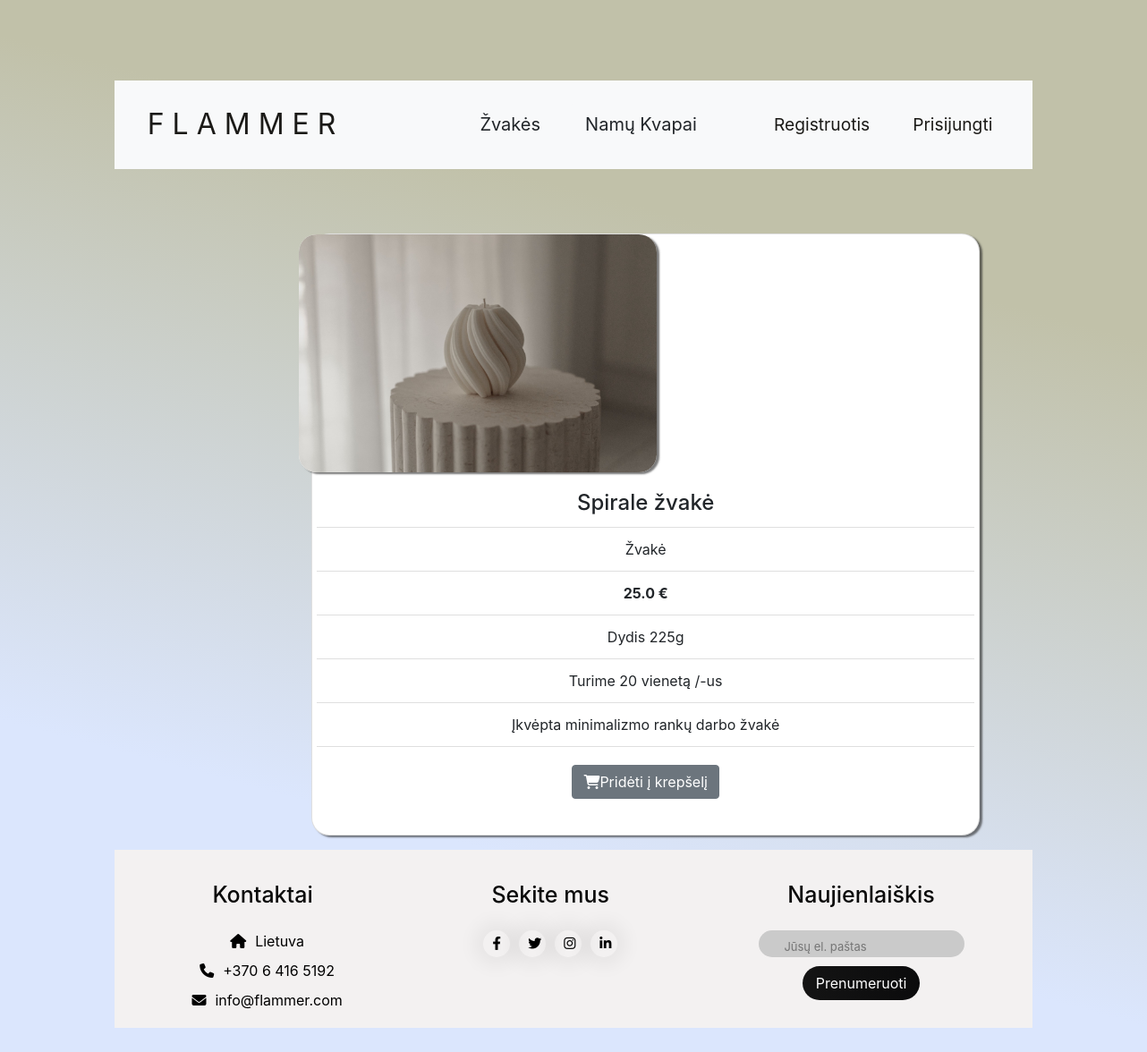
/add-item/7, run on the app's committed database.
### main.py (models this page shows)
class Item(db.Model):
    __tablename__ = "items"
    id = db.Column(db.Integer, primary_key=True)
    name = db.Column(db.Integer, nullable=False)
    sex = db.Column(db.String(100), nullable=False)
    type = db.Column(db.String(100), nullable=False)
    price = db.Column(db.Float, nullable=False)
    supply = db.Column(db.Integer, nullable=False)
    size = db.Column(db.Integer, nullable=False)
    description = db.Column(db.String(2000), nullable=False)
    photo_url = db.Column(db.Integer, nullable=False)
    purchase = relationship("Purchase", back_populates="item")

### main.py (the view)
@app.route("/add-item/<int:item_id>")
def selected_item(item_id):
    requested_item = Item.query.get(item_id)
    return render_template("selected-item.html", requested_item=requested_item)

### templates/selected-item.html (shortened to what this page needs)
{% include 'header.html' %}
{% extends 'base.html' %}
{% block content %}
<div class="container selected-item">
    <div class="card mb-3 w-75">
        <div class="row g-0">
            <img src="{{ '../' + requested_item.photo_url }}" class="img-fluid selected-item-image">
            <div class="card-body">
                <div class="selected-item-detail">
                    <h4 class="card-title">{{requested_item.name}}</h4>
                    <ul class="list-group list-group-flush">
                        <li class="list-group-item">
                            {{ requested_item.type }}
                        </li>
                        <li class="list-group-item text-black font-weight-bold">
                             {{ requested_item.price }} €
                        </li>
                        <li class="list-group-item">
                            Dydis {{ requested_item.size }}
                        </li>
                        <li class="list-group-item">
                            Turime {{ requested_item.supply }} vienetą /-us
                        </li>
                        <li class="list-group-item">
                             {{ requested_item.description }}
                        </li>
                    </ul>
                    <div class="card-body">
                        {% if requested_item.supply >= 1 %}
                            <a href="{{ url_for('add_item_to_bag', item_id=requested_item.id) }}" class="btn btn-secondary"><i class="fas fa-shopping-cart"></i>Pridėti į krepšelį</a>
                        {% else %}
                            <button class="btn btn-secondary" disabled>Not on Stock</button>
                        {% endif %}
                    </div>
                </div>
            </div>
        </div>
    </div>
</div>
{% endblock %}

### static/styles.css (style rules this page uses)
body { margin: 7% 10% 3% 10%; text-align: center; background-image: -webkit-linear-gradient(75deg, #dbe6fd 25%, #c1c1a9 75%) }
.card, .img-fluid { min-height: 15rem; background-color: #FFFFFF; padding: 0; -webkit-border-radius: 4px; -moz-border-radius: 4px; border-radius: 20px; box-shadow: 3px 2px 2px rgba(34,34,34,0.6); width: 15rem; }
.selected-item, .flash-message { text-align: center; margin-left: 20%; }
.selected-item-image { width:25rem; }

### data on the page
Item: photo_url (picture), name "Spirale žvakė", type "Žvakė", price "25.0", size "225g", supply "20", description "Įkvėpta minimalizmo rankų darbo žvakė"
